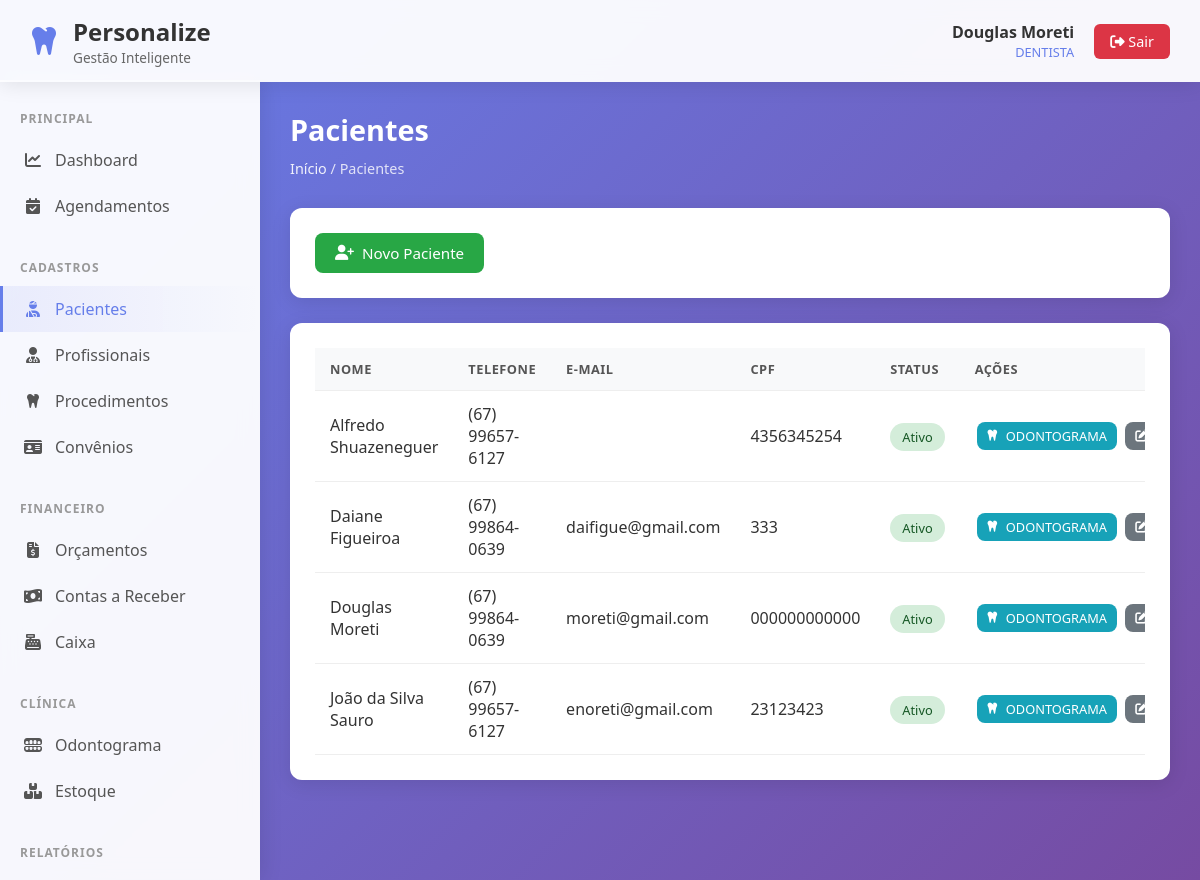
Page /pacientes/listar.php (signed in) on the committed database.
### tables this page shows
CREATE TABLE pacientes (
    id INTEGER PRIMARY KEY AUTOINCREMENT,
    nome TEXT NOT NULL,
    cpf TEXT UNIQUE,
    data_nascimento DATE,
    telefone TEXT,
    email TEXT,
    endereco TEXT,
    observacoes TEXT,
    created_at DATETIME DEFAULT CURRENT_TIMESTAMP
, ativo INTEGER DEFAULT 1);

### pacientes/listar.php (the view, shortened to what this page needs)
<?php
require_once '../includes/functions.php';
require_once '../config/conexao.php';
$stmt = $db->query("SELECT * FROM pacientes ORDER BY nome");
$pacientes = $stmt->fetchAll(PDO::FETCH_ASSOC);
include '../includes/header.php';
?>
<div class="page-header">
    <h1 class="page-title">Pacientes</h1>
    <div class="breadcrumb"><a href="../dashboard/index.php">Início</a> / Pacientes</div>
</div>
<div class="card" style="margin-bottom: 25px;">
    <a href="novo.php" class="btn btn-success"><i class="fa-solid fa-user-plus"></i> Novo Paciente</a>
</div>
<div class="card">
    <div class="table-container">
        <table>
            <thead>
                <tr>
                    <th>Nome</th>
                    <th>Telefone</th>
                    <th>E-mail</th>
                    <th>CPF</th>
                    <th>Status</th>
                    <th>Ações</th>
                </tr>
            </thead>
            <tbody>
                <?php foreach ($pacientes as $p): ?>
                    <tr>
                        <td><?php echo htmlspecialchars($p['nome']); ?></td>
                        <td><?php echo mascararTelefone($p['telefone']); ?></td>
                        <td><?php echo htmlspecialchars($p['email']); ?></td>
                        <td><?php echo mascararCPF($p['cpf']); ?></td>
                        <td><?php echo statusBadge($p['ativo'] ? 'Ativo' : 'Inativo'); ?></td>
                        <td style="white-space: nowrap;">
                            <a href="../odontograma/index.php?paciente_id=<?php echo $p['id']; ?>" class="btn btn-info" style="padding: 5px 10px; font-size: 0.8rem; margin: 2px; color: white;">
                                <i class="fa-solid fa-tooth"></i> ODONTOGRAMA
                            </a>
                            <a href="editar.php?id=<?php echo $p['id']; ?>" class="btn btn-secondary" style="padding: 5px 10px; font-size: 0.8rem; margin: 2px;">
                                <i class="fa-solid fa-pen-to-square"></i> Editar
                            </a>
                        </td>
                    </tr>
                <?php endforeach; ?>
            </tbody>
        </table>
    </div>
</div>
<?php include '../includes/footer.php'; ?>

### includes/functions.php (shortened to what this page needs)
<?php
function mascararCPF($cpf) {
    $cpf = preg_replace('/\D/', '', $cpf);
    if (strlen($cpf) !== 11) return $cpf;
    return preg_replace('/(\d{3})(\d{3})(\d{3})(\d{2})/', '$1.$2.$3-$4', $cpf);
}
function mascararTelefone($telefone) {
    $telefone = preg_replace('/\D/', '', $telefone);
    if (strlen($telefone) === 11) {
        return preg_replace('/(\d{2})(\d{5})(\d{4})/', '($1) $2-$3', $telefone);
    }
    return $telefone;
}
function statusBadge($status) {
    $status = strtolower($status);
    $classes = [
        'ativo' => 'badge-success',
        'inativo' => 'badge-danger',
        'pendente' => 'badge-warning',
        'confirmado' => 'badge-info',
        'agendado' => 'badge-info',
        'concluido' => 'badge-success',
        'cancelado' => 'badge-danger',
        'pago' => 'badge-success',
        'recebido' => 'badge-success',
    ];
    $classe = $classes[$status] ?? 'badge-secondary';
    return "<span class='badge $classe'>" . ucfirst($status) . "</span>";
}

### includes/header.php (style rules this page uses)
* { margin: 0; padding: 0; box-sizing: border-box; }
body { font-family: 'Segoe UI', Tahoma, Geneva, Verdana, sans-serif; background: linear-gradient(135deg, #667eea 0%, #764ba2 100%); min-height: 100vh; color: #333; }
.page-header { margin-bottom: 30px; }
.page-title { font-size: 1.8rem; color: white; margin-bottom: 10px; }
.breadcrumb { color: rgba(255,255,255,0.8); font-size: 0.9rem; }
.breadcrumb a { color: rgba(255,255,255,0.9); text-decoration: none; }
.card { background: white; border-radius: 12px; padding: 25px; box-shadow: 0 4px 20px rgba(0,0,0,0.1); margin-bottom: 25px; }
.btn { display: inline-flex; align-items: center; gap: 8px; padding: 10px 20px; border-radius: 8px; text-decoration: none; font-weight: 500; transition: all 0.3s; border: none; cursor: pointer; font-size: 0.95rem; }
.btn-secondary { background: #6c757d; color: white; }
.btn-success { background: #28a745; color: white; }
.btn-info { background: #17a2b8; color: white; }
.table-container { overflow-x: auto; }
table { width: 100%; border-collapse: collapse; }
th, td { padding: 12px 15px; text-align: left; border-bottom: 1px solid #eee; }
th { background: #f8f9fa; font-weight: 600; color: #555; text-transform: uppercase; font-size: 0.8rem; letter-spacing: 0.5px; }
.badge { padding: 5px 12px; border-radius: 20px; font-size: 0.8rem; font-weight: 500; }
.badge-success { background: #d4edda; color: #155724; }

### rows in the picture
pacientes: nome "Alfredo Shuazeneguer", telefone "(67) 99657-6127", cpf "4356345254"
pacientes: nome "Daiane Figueiroa", telefone "(67) 99864-0639", email "daifigue@gmail.com", cpf "333"
pacientes: nome "Douglas Moreti", telefone "(67) 99864-0639", email "moreti@gmail.com", cpf "000000000000"
pacientes: nome "João da Silva Sauro", telefone "(67) 99657-6127", email "enoreti@gmail.com", cpf "23123423"

### other values in the picture
$usuario_nome "Douglas Moreti"
$usuario_perfil "DENTISTA"
